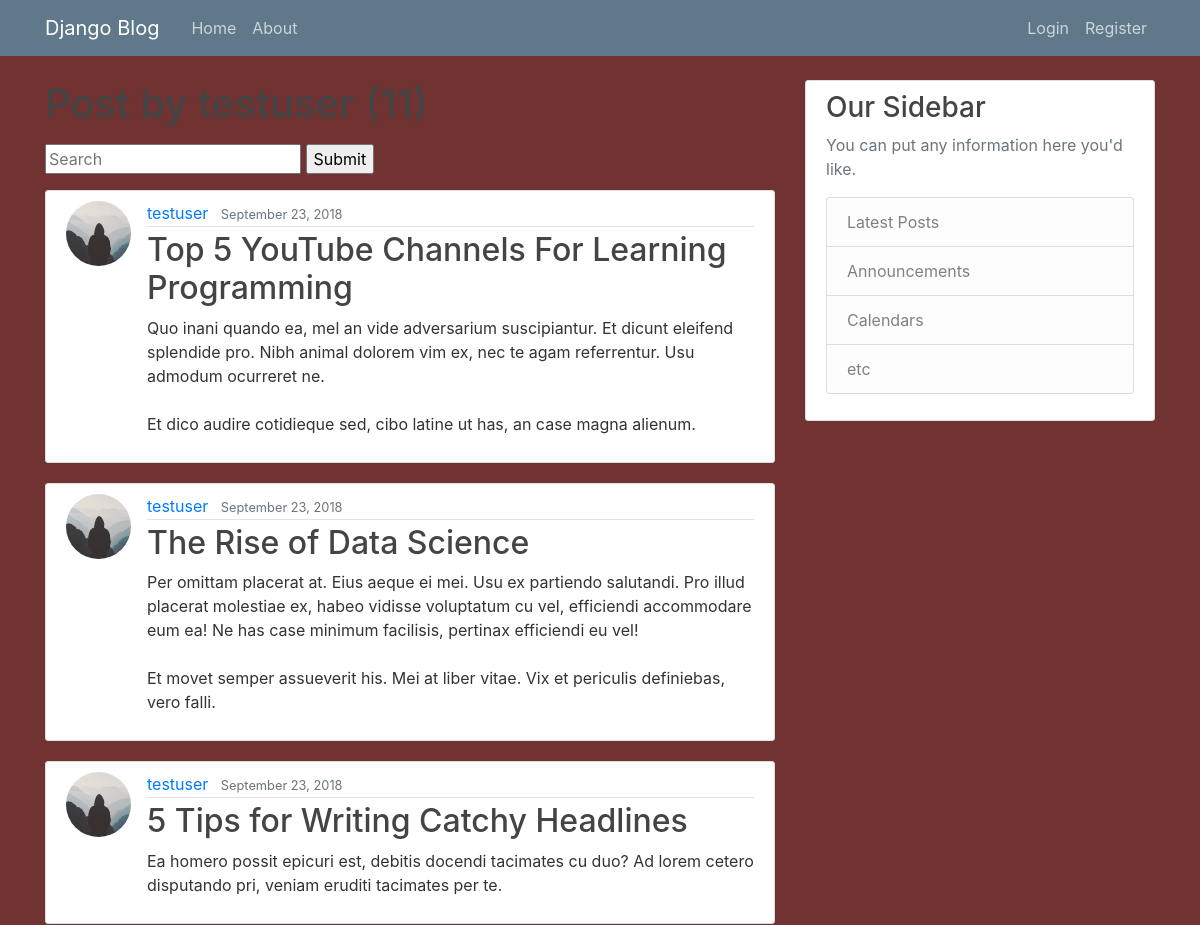
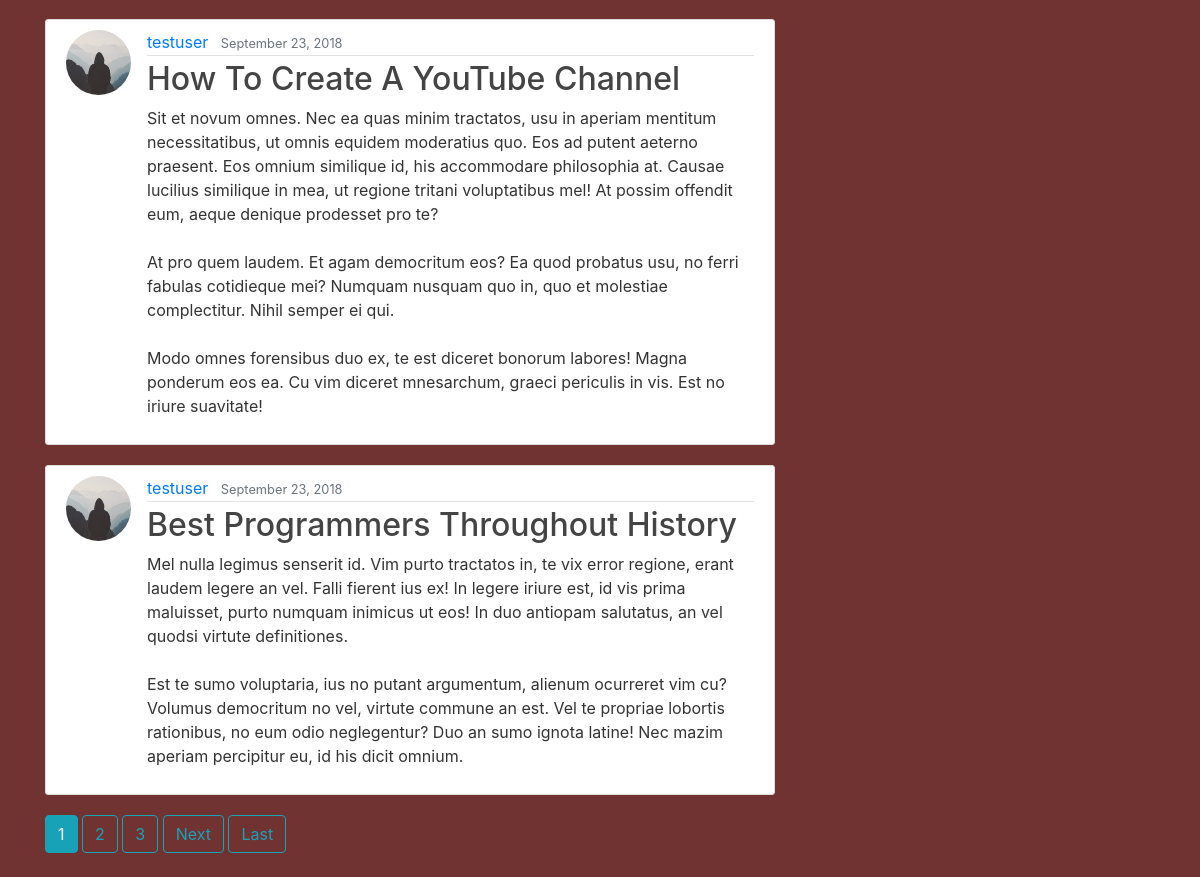
The app's page /user/testuser with its own data (2 pictures, top to bottom).
### blog/models.py (models this page shows, shortened)
class Post(models.Model):
    title = models.CharField(max_length=100)
    content = models.TextField()
    date_posted = models.DateTimeField(default=timezone.now)
    author = models.ForeignKey(User, related_name='posts', on_delete=models.CASCADE)
    class Meta:
        verbose_name = _('Post')
        verbose_name_plural = _('Posts')

### users/models.py (models this page shows, shortened)
class Profile(models.Model):
    user = models.OneToOneField(User, on_delete=models.CASCADE)
    image = models.ImageField(default='default.jpg', upload_to='profile_pics')

### blog/views.py (the view)
# urls.py: path('user/<str:username>', UserPostListView.as_view(), name='user-posts'),
class UserPostListView(ListView):
    model = Post
    template_name = 'blog/user_posts.html'  # <app>/<model>_<viewtype>.html
    context_object_name = 'posts'
    paginate_by = 5
    def get_queryset(self):
        query = self.request.GET.get('q')
        user = get_object_or_404(User, username=self.kwargs.get('username'))
        if query:
            query_set = self.model.objects.filter(Q(author=user),
                                                  Q(title__icontains=query)| Q(content__icontains=query))
            return query_set
        else:
            return self.model.objects.filter(author=user).order_by('-date_posted')

### blog/templates/blog/user_posts.html (shortened to what this page needs)
{% extends "blog/base.html" %}
{% block content %}
<h1 class="mb-3">Post by {{ view.kwargs.username }} ({{ page_obj.paginator.count }})</h1>
<form method="GET" action="">
    <input type="text" name="q" placeholder="Search">
    <input type="submit" name="Search">
</form>
{% for post in posts %}
<article class="media content-section">
    <img class="rounded-circle article-img" src="{{ post.author.profile.image.url }}">
    <div class="media-body">
        <div class="article-metadata">
            <a class="mr-2" href="{% url 'user-posts' post.author.username %}">{{ post.author }}</a>
            <small class="text-muted">{{ post.date_posted|date:"F d, Y" }}</small>
        </div>
        <h2><a class="article-title" href="{% url 'post-detail' post.id %}">{{ post.title }}</a></h2>
        <p class="article-content">{{ post.content }}</p>
    </div>
</article>
{% endfor %}
{% if is_paginated %}
{% for num in page_obj.paginator.page_range %}
{% if page_obj.number == num %}
<a class="btn btn-info mb-4" href="?page={{ num }}">{{ num }}</a>
{% elif num > page_obj.number|add:'-3' and num < page_obj.number|add:'3' %}
<a class="btn btn-outline-info mb-4" href="?page={{ num }}">{{ num }}</a>
{% endif %}
{% endfor %}
{% if page_obj.has_next %}
<a class="btn btn-outline-info mb-4" href="?page={{ page_obj.next_page_number }}">Next</a>
<a class="btn btn-outline-info mb-4" href="?page={{ page_obj.paginator.num_pages }}">Last</a>
{% endif %}
{% endif %}
{% endblock content %}

### blog/static/blog/main.css (style rules this page uses)
body { background: #713232; color: #333333; margin-top: 5rem; }
h1, h2, h3, h4, h5, h6 { color: #444444; }
.content-section { background: #ffffff; padding: 10px 20px; border: 1px solid #dddddd; border-radius: 3px; margin-bottom: 20px; }
.article-title { color: #444444; }
.article-content { white-space: pre-line; }
.article-img { height: 65px; width: 65px; margin-right: 16px; }
.article-metadata { padding-bottom: 1px; margin-bottom: 4px; border-bottom: 1px solid #e3e3e3 }

### records on screen
Post: author.profile.image (placeholder picture), author "testuser", date_posted "September 23, 2018", title "Top 5 YouTube Channels For Learning Programming", content "Quo inani quando ea, mel an vide adversarium suscipiantur. Et dicunt eleifend splendide pro. Nibh animal dolorem vim ex, nec te agam referrentur. Usu admodum ocurreret ne. Et dico audire cotidieque sed, cibo latine ut has, an case magna alienum."
Post: author.profile.image (placeholder picture), author "testuser", date_posted "September 23, 2018", title "The Rise of Data Science", content "Per omittam placerat at. Eius aeque ei mei. Usu ex partiendo salutandi. Pro illud placerat molestiae ex, habeo vidisse voluptatum cu vel, efficiendi accommodare eum ea! Ne has case minimum facilisis, pertinax efficiendi eu vel! Et movet semper assueverit his. Mei at liber vitae. Vix et periculis definiebas, vero falli."
Post: author.profile.image (placeholder picture), author "testuser", date_posted "September 23, 2018", title "5 Tips for Writing Catchy Headlines", content "Ea homero possit epicuri est, debitis docendi tacimates cu duo? Ad lorem cetero disputando pri, veniam eruditi tacimates per te."
Post: author.profile.image (placeholder picture), author "testuser", date_posted "September 23, 2018", title "How To Create A YouTube Channel", content "Sit et novum omnes. Nec ea quas minim tractatos, usu in aperiam mentitum necessitatibus, ut omnis equidem moderatius quo. Eos ad putent aeterno praesent. Eos omnium similique id, his accommodare philosophia at. Causae lucilius similique in mea, ut regione tritani voluptatibus mel! At possim offendit eum, aeque denique prodesset pro te? At pro quem laudem. Et agam democritum eos? Ea quod probatus usu, no ferri fabulas cotidieque mei? Numquam nusquam quo in, quo et molestiae complectitur. Nihil semper ei qui. Modo omnes forensibus duo ex, te est diceret bonorum labores! Magna ponderum eos ea. Cu vim diceret mnesarchum, graeci periculis in vis. Est no iriure suavitate!"
Post: author.profile.image (placeholder picture), author "testuser", date_posted "September 23, 2018", title "Best Programmers Throughout History", content "Mel nulla legimus senserit id. Vim purto tractatos in, te vix error regione, erant laudem legere an vel. Falli fierent ius ex! In legere iriure est, id vis prima maluisset, purto numquam inimicus ut eos! In duo antiopam salutatus, an vel quodsi virtute definitiones. Est te sumo voluptaria, ius no putant argumentum, alienum ocurreret vim cu? Volumus democritum no vel, virtute commune an est. Vel te propriae lobortis rationibus, no eum odio neglegentur? Duo an sumo ignota latine! Nec mazim aperiam percipitur eu, id his dicit omnium."

### other values on screen
{{ num }} "1"
{{ num }} "2" "3"
